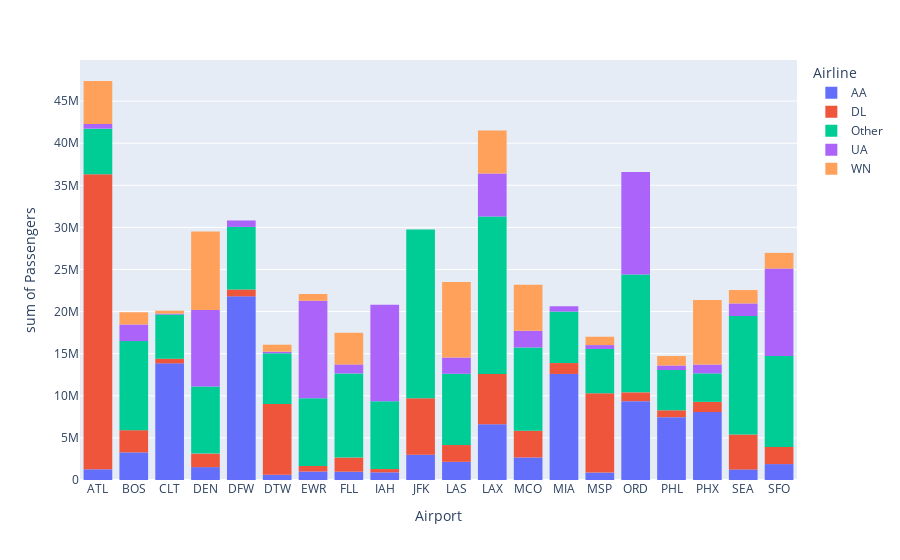

The code cell stored with this chart in its notebook:
### Code cell
# Since there are two different top_airports_graph_options items that
# can be chosen, there are in turn four possible graphs that can be created. 
# Thus, the following code creates four separate bar charts.

if ('show_airline_comparison' in top_airports_graph_options) and ('show_route_type' in top_airports_graph_options):

    x_val = 'Airport_Route_Pair'
    color_val = 'Airline'

if top_airports_graph_options == ['show_airline_comparison']:
    color_val = 'Airline'
    x_val = 'Airport'

if top_airports_graph_options == ['show_route_type']:
    color_val = 'Route_Type'
    x_val = 'Airport'

if top_airports_graph_options == []:
    color_val = 'Airport'
    x_val = 'Airport'

top_airports_graph = px.histogram(df_airline_airport_pairs_filtered_pivot, x = x_val, y = 'Passengers', color = color_val)

top_airports_graph

### Figure 1 — Plotly figure (JSON) as saved in the notebook; plotly's stock layout.template omitted (floating-point values rounded to 4 significant figures)
{"data": [{"alignmentgroup": "True", "bingroup": "x", "histfunc": "sum", "hovertemplate": "Airline=AA<br>Airport=%{x}<br>sum of Passengers=%{y}<extra></extra>", "legendgroup": "AA", "marker": {"color": "#636efa", "pattern": {"shape": ""}}, "name": "AA", "offsetgroup": "AA", "orientation": "v", "showlegend": true, "type": "histogram", "x": ["ATL", "BOS", "CLT", "DEN", "DFW", "DTW", "EWR", "FLL", "IAH", "JFK", "LAS", "LAX", "MCO", "MIA", "MSP", "ORD", "PHL", "PHX", "SEA", "SFO"], "xaxis": "x", "y": [1272128, 3279765, 13853081, 1530533, 21814244, 628126, 1006776, 988323, 909433, 3007541, 2159213, 6614983, 2679818, 12595599, 885289, 9364738, 7463574, 8066428, 1259516, 1889883], "yaxis": "y"}, {"alignmentgroup": "True", "bingroup": "x", "histfunc": "sum", "hovertemplate": "Airline=DL<br>Airport=%{x}<br>sum of Passengers=%{y}<extra></extra>", "legendgroup": "DL", "marker": {"color": "#EF553B", "pattern": {"shape": ""}}, "name": "DL", "offsetgroup": "DL", "orientation": "v", "showlegend": true, "type": "histogram", "x": ["ATL", "BOS", "CLT", "DEN", "DFW", "DTW", "EWR", "FLL", "IAH", "JFK", "LAS", "LAX", "MCO", "MIA", "MSP", "ORD", "PHL", "PHX", "SEA", "SFO"], "xaxis": "x", "y": [35049728, 2639358, 560127, 1602374, 815257, 8395710, 663271, 1680324, 389529, 6703119, 1991979, 5962435, 3177310, 1292802, 9405337, 1045316, 815566, 1215973, 4141351, 2030302], "yaxis": "y"}, {"alignmentgroup": "True", "bingroup": "x", "histfunc": "sum", "hovertemplate": "Airline=Other<br>Airport=%{x}<br>sum of Passengers=%{y}<extra></extra>", "legendgroup": "Other", "marker": {"color": "#00cc96", "pattern": {"shape": ""}}, "name": "Other", "offsetgroup": "Other", "orientation": "v", "showlegend": true, "type": "histogram", "x": ["ATL", "BOS", "CLT", "DEN", "DFW", "DTW", "EWR", "FLL", "IAH", "JFK", "LAS", "LAX", "MCO", "MIA", "MSP", "ORD", "PHL", "PHX", "SEA", "SFO"], "xaxis": "x", "y": [5406930, 10576764, 5240072, 7961784, 7432231, 6030097, 8037987, 9989580, 8046213, 20034066, 8464976, 18723098, 9881498, 6115994, 5272957, 14008041, 4781501, 3382485, 14078880, 10808991], "yaxis": "y"}, {"alignmentgroup": "True", "bingroup": "x", "histfunc": "sum", "hovertemplate": "Airline=UA<br>Airport=%{x}<br>sum of Passengers=%{y}<extra></extra>", "legendgroup": "UA", "marker": {"color": "#ab63fa", "pattern": {"shape": ""}}, "name": "UA", "offsetgroup": "UA", "orientation": "v", "showlegend": true, "type": "histogram", "x": ["ATL", "BOS", "CLT", "DEN", "DFW", "DTW", "EWR", "FLL", "IAH", "JFK", "LAS", "LAX", "MCO", "MIA", "MSP", "ORD", "PHL", "PHX", "SEA", "SFO"], "xaxis": "x", "y": [566751, 1974123, 108522, 9091011, 761785, 186644, 11580362, 1069805, 11459058, 215, 1932434, 5102202, 1976599, 629703, 461981, 12153983, 542981, 1044371, 1490451, 10382658], "yaxis": "y"}, {"alignmentgroup": "True", "bingroup": "x", "histfunc": "sum", "hovertemplate": "Airline=WN<br>Airport=%{x}<br>sum of Passengers=%{y}<extra></extra>", "legendgroup": "WN", "marker": {"color": "#FFA15A", "pattern": {"shape": ""}}, "name": "WN", "offsetgroup": "WN", "orientation": "v", "showlegend": true, "type": "histogram", "x": ["ATL", "BOS", "CLT", "DEN", "DFW", "DTW", "EWR", "FLL", "IAH", "LAS", "LAX", "MCO", "MSP", "ORD", "PHL", "PHX", "SEA", "SFO"], "xaxis": "x", "y": [5093338, 1455151, 346711, 9341831, 234, 826542, 800757, 3770336, 276, 8963047, 5100110, 5463188, 991057, 129, 1117445, 7679236, 1588268, 1862999], "yaxis": "y"}], "layout": {"barmode": "relative", "legend": {"title": {"text": "Airline"}, "tracegroupgap": 0}, "margin": {"t": 60}, "xaxis": {"anchor": "y", "domain": [0, 1], "title": {"text": "Airport"}}, "yaxis": {"anchor": "x", "domain": [0, 1], "title": {"text": "sum of Passengers"}}}}
